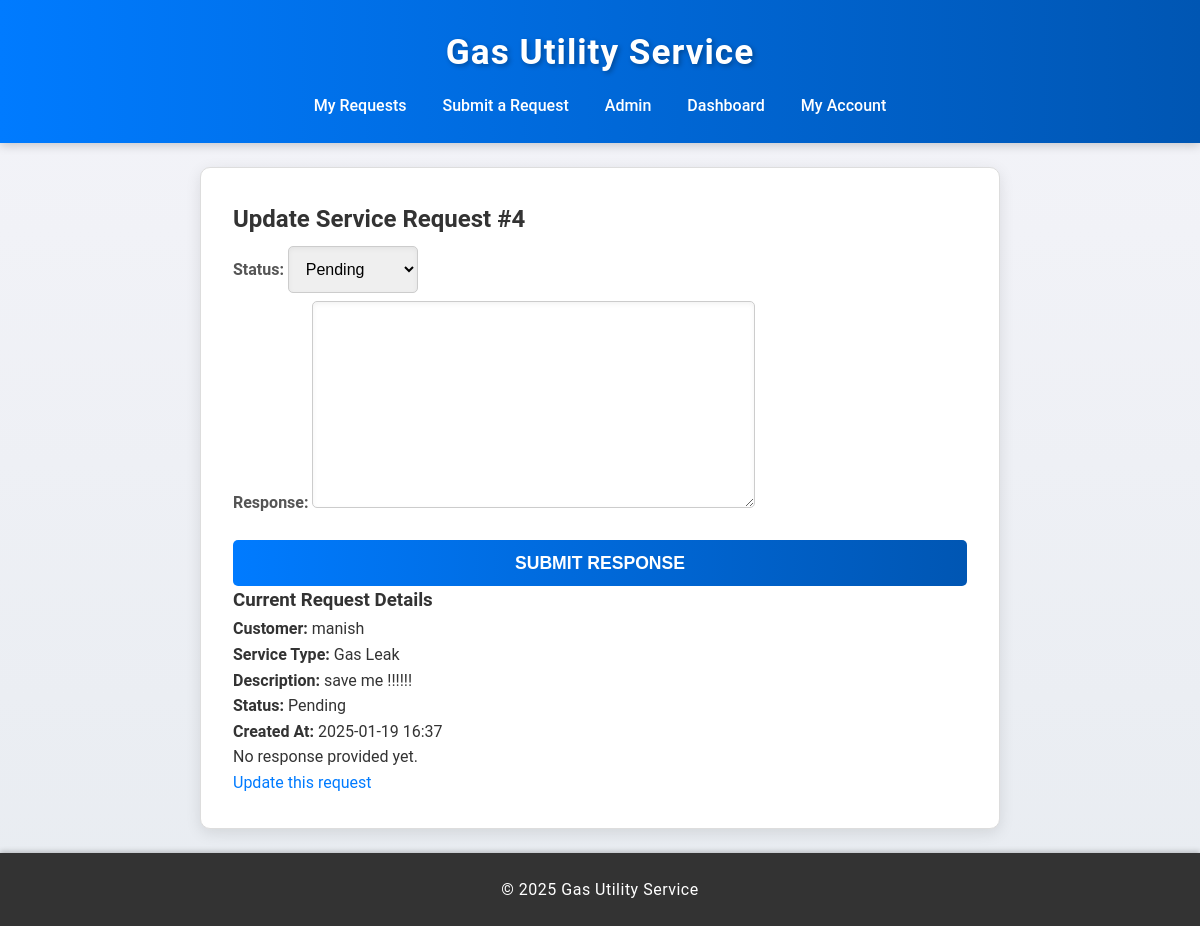
/update/4/ (signed in), run on an earlier commit of the app's database.
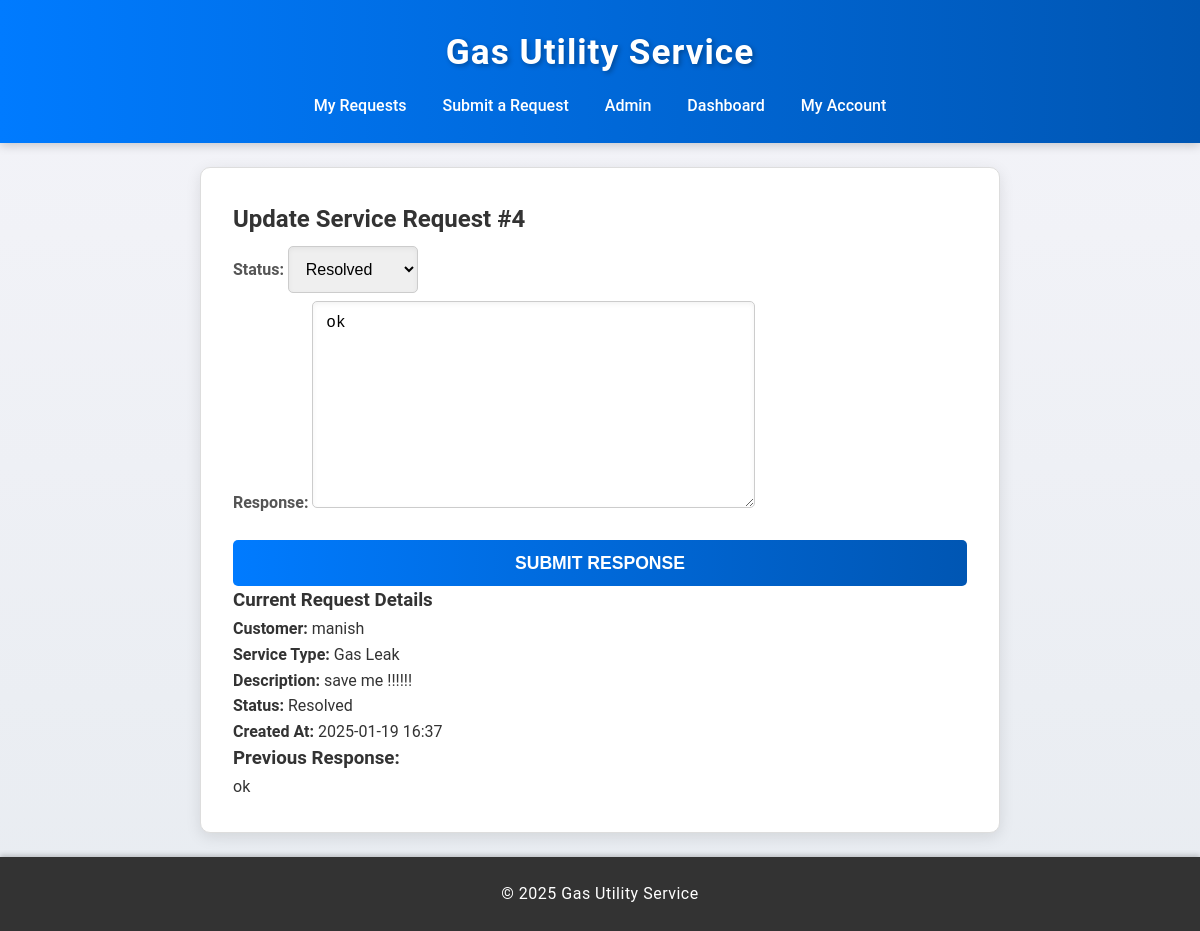
And on a later commit of the database.
### service_requests/models.py (models this page shows)
class ServiceRequest(models.Model):
    SERVICE_TYPES = [
        ('gas_leak', 'Gas Leak'),
        ('billing', 'Billing Issue'),
        ('account', 'Account Update'),
    ]
    STATUS_CHOICES = [
        ('pending', 'Pending'),
        ('in_progress', 'In Progress'),
        ('resolved', 'Resolved'),
    ]
    customer = models.ForeignKey(Customer, on_delete=models.CASCADE)
    service_type = models.CharField(max_length=20, choices=SERVICE_TYPES)
    description = models.TextField()
    status = models.CharField(max_length=20, choices=STATUS_CHOICES, default='pending')
    created_at = models.DateTimeField(auto_now_add=True)
    updated_at = models.DateTimeField(auto_now=True)
    resolved_at = models.DateTimeField(null=True, blank=True)
    attachments = models.FileField(upload_to='attachments/', blank=True, null=True)
    response = models.TextField(null=True, blank=True)  # Add the response field here

class Customer(models.Model):
    user = models.OneToOneField(User, on_delete=models.CASCADE)
    phone_number = models.CharField(max_length=15)
    address = models.TextField()

### service_requests/views.py (the view, shortened to what this page needs)
# urls.py: path('update/<int:pk>/', ServiceRequestUpdateView.as_view(), name='update_service_request'),
class ServiceRequestUpdateView(LoginRequiredMixin, UpdateView):
    model = ServiceRequest
    form_class = SupportResponseForm
    template_name = 'service_requests/update_service_request.html'
    context_object_name = 'service_request'
    def get_queryset(self):
        return ServiceRequest.objects.filter(customer=self.request.user.customer)

### service_requests/forms.py
class SupportResponseForm(forms.ModelForm):
    class Meta:
        model = ServiceRequest
        fields = ['status', 'response']

### service_requests/templates/service_requests/update_service_request.html (shortened to what this page needs)
{% extends "base.html" %}
{% block content %}
<h2>Update Service Request #{{ service_request.id }}</h2>
<form method="post">
    {{ form.as_p }}
    <button type="submit">Submit Response</button>
</form>
<h3>Current Request Details</h3>
<p><strong>Customer:</strong> {{ service_request.customer.user.username }}</p>
<p><strong>Service Type:</strong> {{ service_request.get_service_type_display }}</p>
<p><strong>Description:</strong> {{ service_request.description }}</p>
<p><strong>Status:</strong> {{ service_request.get_status_display }}</p>
<p><strong>Created At:</strong> {{ service_request.created_at|date:"Y-m-d H:i" }}</p>
{% if service_request.response %}
    <h3>Previous Response:</h3>
    <p>{{ service_request.response }}</p>
{% else %}
    <p>No response provided yet.</p>
<a href="{% url 'update_service_request' service_request.id %}">Update this request</a>
{% endif %}
{% endblock %}

What changed in the data, as far as the page shows it:
changed ServiceRequest "Gas Leak": status "Pending" → "Resolved"; response (not shown) → "ok"
Also different on the page:
text no longer shown: "No response provided yet. Update this request"
text now shown: "Previous Response:"
